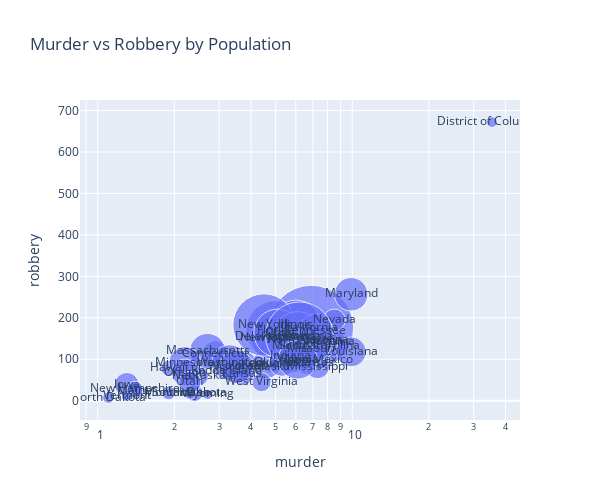

Here is the notebook cell this chart was saved with:
### Markdown cell above
### 2. Bubble Chart - Python

### Code cell
fig = px.scatter(crime_state, x='murder', y='robbery', size='population', text='state',
                log_x= True, size_max= 60,
                labels = {'Murder', 'Robbery'},
                title = 'Murder vs Robbery by Population',
                width = 600, height = 500)

fig.show()

### Figure 1 — Plotly figure (JSON) as saved in the notebook; plotly's stock layout.template omitted (floating-point values rounded to 4 significant figures)
{"data": [{"hovertemplate": "murder=%{x}<br>robbery=%{y}<br>population=%{marker.size}<br>state=%{text}<extra></extra>", "legendgroup": "", "marker": {"color": "#636efa", "size": [4545049, 669488, 5974834, 2776221, 35795255, 4660780, 3477416, 839906, 582049, 17783868, 9097428, 1266117, 1425862, 12674452, 6253120, 2949450, 2741771, 4182293, 4497691, 1311631, 5582520, 6453031, 10090554, 5106560, 2900116, 5806639, 934801, 1751721, 2408804, 1301415, 8621837, 1916538, 19330891, 8669452, 635365, 11475262, 3532769, 3617869, 12418161, 1064989, 4256199, 780084, 5995748, 22801920, 2499637, 618814, 7563887, 6261282, 1803920, 5541443, 506242], "sizemode": "area", "sizeref": 9943.0, "symbol": "circle"}, "mode": "markers+text", "name": "", "orientation": "v", "showlegend": false, "text": ["Alabama", "Alaska", "Arizona", "Arkansas", "California", "Colorado", "Connecticut", "Delaware", "District of Columbia", "Florida", "Georgia", "Hawaii", "Idaho", "Illinois", "Indiana", "Iowa", "Kansas", "Kentucky", "Louisiana", "Maine", "Maryland", "Massachusetts", "Michigan", "Minnesota", "Mississippi", "Missouri", "Montana", "Nebraska", "Nevada", "New Hampshire", "New Jersey", "New Mexico", "New York", "North Carolina", "North Dakota", "Ohio", "Oklahoma", "Oregon", "Pennsylvania", "Rhode Island", "South Carolina", "South Dakota", "Tennessee", "Texas", "Utah", "Vermont", "Virginia", "Washington", "West Virginia", "Wisconsin", "Wyoming"], "type": "scatter", "x": [8.2, 4.8, 7.5, 6.7, 6.9, 3.7, 2.9, 4.4, 35.4, 5, 6.2, 1.9, 2.4, 6, 5.7, 1.3, 3.7, 4.6, 9.9, 1.4, 9.9, 2.7, 6.1, 2.2, 7.3, 6.9, 1.9, 2.5, 8.5, 1.4, 4.8, 7.4, 4.5, 6.7, 1.1, 5.1, 5.3, 2.2, 6.1, 3.2, 7.4, 2.3, 7.2, 6.2, 2.3, 1.3, 6.1, 3.3, 4.4, 3.5, 2.7], "xaxis": "x", "y": [141.4, 80.9, 144.4, 91.1, 176.1, 84.6, 113, 154.8, 672.1, 169.4, 154.8, 78.5, 18.6, 181.7, 108.6, 38.9, 65.3, 88.4, 118, 24.4, 256.7, 119, 131.8, 92, 82.3, 124.1, 18.9, 59.1, 194.7, 27.4, 151.6, 98.7, 182.7, 145.5, 7.4, 163.1, 91, 68.1, 154.6, 72.1, 132.1, 18.6, 167.3, 156.6, 44.3, 11.7, 99.2, 92.1, 44.6, 82.2, 15.3], "yaxis": "y"}], "layout": {"height": 500, "legend": {"itemsizing": "constant", "tracegroupgap": 0}, "title": {"text": "Murder vs Robbery by Population"}, "width": 600, "xaxis": {"anchor": "y", "domain": [0, 1], "title": {"text": "murder"}, "type": "log"}, "yaxis": {"anchor": "x", "domain": [0, 1], "title": {"text": "robbery"}}}}
